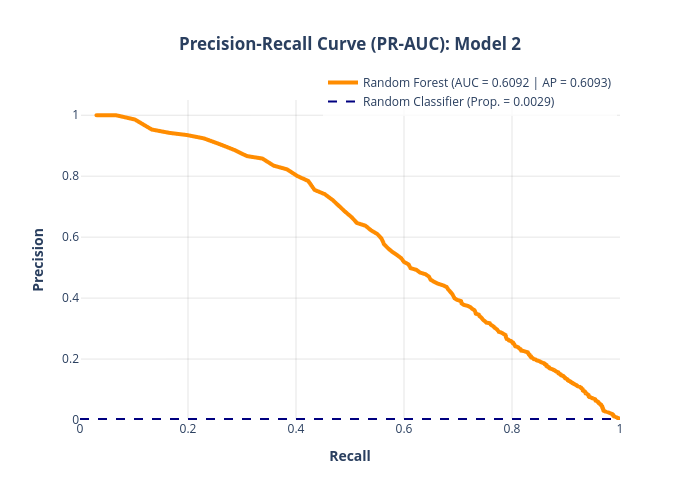

Here is the notebook cell this chart was saved with:
### Code cell
precision, recall, thresholds = precision_recall_curve(y_test, test_probs_2)
pr_auc_score = auc(recall, precision)
ap_score = average_precision_score(y_test, test_probs_2)

PRAUC_df = pl.DataFrame({"Recall": recall, "Precision": precision})

light_PRAUC_df = PRAUC_df.gather_every(50)
baseline = float(y_test.sum() / len(y_test))

fig = px.line(
    light_PRAUC_df, 
    x='Recall', 
    y='Precision',
    title='<b>Precision-Recall Curve (PR-AUC): Model 2</b>',
    labels={'Recall': '<b>Recall<b>', 'Precision': '<b>Precision<b>'}
)

fig.update_traces(
    line=dict(color='darkorange', width=4),
    name=f'Random Forest (AUC = {pr_auc_score:.4f} | AP = {ap_score:.4f})',
    showlegend=True,
    hovertemplate='<b>Recall:</b> %{x:.4f}<br><b>Precision:</b> %{y:.4f}<extra></extra>'
)

fig.add_shape(
    type="line", x0=0, y0=baseline, x1=1, y1=baseline,
    line=dict(color="navy", width=2, dash="dash"),
)

fig.add_trace(px.scatter(x=[None], y=[None], labels={'x':'', 'y':''}).data[0])

fig.data[-1].update(
    name=f'Random Classifier (Prop. = {baseline:.4f})', 
    showlegend=True, mode='lines',
    line=dict(color="navy", width=2, dash="dash")
)

fig.update_layout(
    width=700, height=500, title_x=0.5, autosize=False,
    xaxis=dict(range=[0.0, 1.0], gridcolor='rgba(0,0,0,0.1)'),
    yaxis=dict(range=[0.0, 1.05], gridcolor='rgba(0,0,0,0.1)'),
    plot_bgcolor='white',
    legend=dict(x=0.45, y=1.1, bgcolor='rgba(255, 255, 255, 0.8)')
)

fig.show()

### Figure 1 — Plotly figure (JSON) as saved in the notebook; plotly's stock layout.template omitted (floating-point values rounded to 4 significant figures; data arrays with more than 128 entries replaced by an {"elided": "..."} marker saying what was removed)
{"data": [{"hovertemplate": "<b>Recall:</b> %{x:.4f}<br><b>Precision:</b> %{y:.4f}<extra></extra>", "legendgroup": "", "line": {"color": "darkorange", "dash": "solid", "width": 4}, "marker": {"symbol": "circle"}, "mode": "lines", "name": "Random Forest (AUC = 0.6092 | AP = 0.6093)", "showlegend": true, "type": "scattergl", "x": {"elided": "3059 float values"}, "xaxis": "x", "y": {"elided": "3059 float values"}, "yaxis": "y"}, {"hovertemplate": "=%{y}<extra></extra>", "legendgroup": "", "line": {"color": "navy", "dash": "dash", "width": 2}, "marker": {"color": "#636efa", "symbol": "circle"}, "mode": "lines", "name": "Random Classifier (Prop. = 0.0029)", "orientation": "v", "showlegend": true, "type": "scatter", "x": [null], "xaxis": "x", "y": [null], "yaxis": "y"}], "layout": {"autosize": false, "height": 500, "legend": {"bgcolor": "rgba(255, 255, 255, 0.8)", "tracegroupgap": 0, "x": 0.45, "y": 1.1}, "plot_bgcolor": "white", "shapes": [{"line": {"color": "navy", "dash": "dash", "width": 2}, "type": "line", "x0": 0, "x1": 1, "y0": 0.002941, "y1": 0.002941}], "title": {"text": "<b>Precision-Recall Curve (PR-AUC): Model 2</b>", "x": 0.5}, "width": 700, "xaxis": {"anchor": "y", "domain": [0, 1], "gridcolor": "rgba(0,0,0,0.1)", "range": [0, 1], "title": {"text": "<b>Recall<b>"}}, "yaxis": {"anchor": "x", "domain": [0, 1], "gridcolor": "rgba(0,0,0,0.1)", "range": [0, 1.05], "title": {"text": "<b>Precision<b>"}}}}
